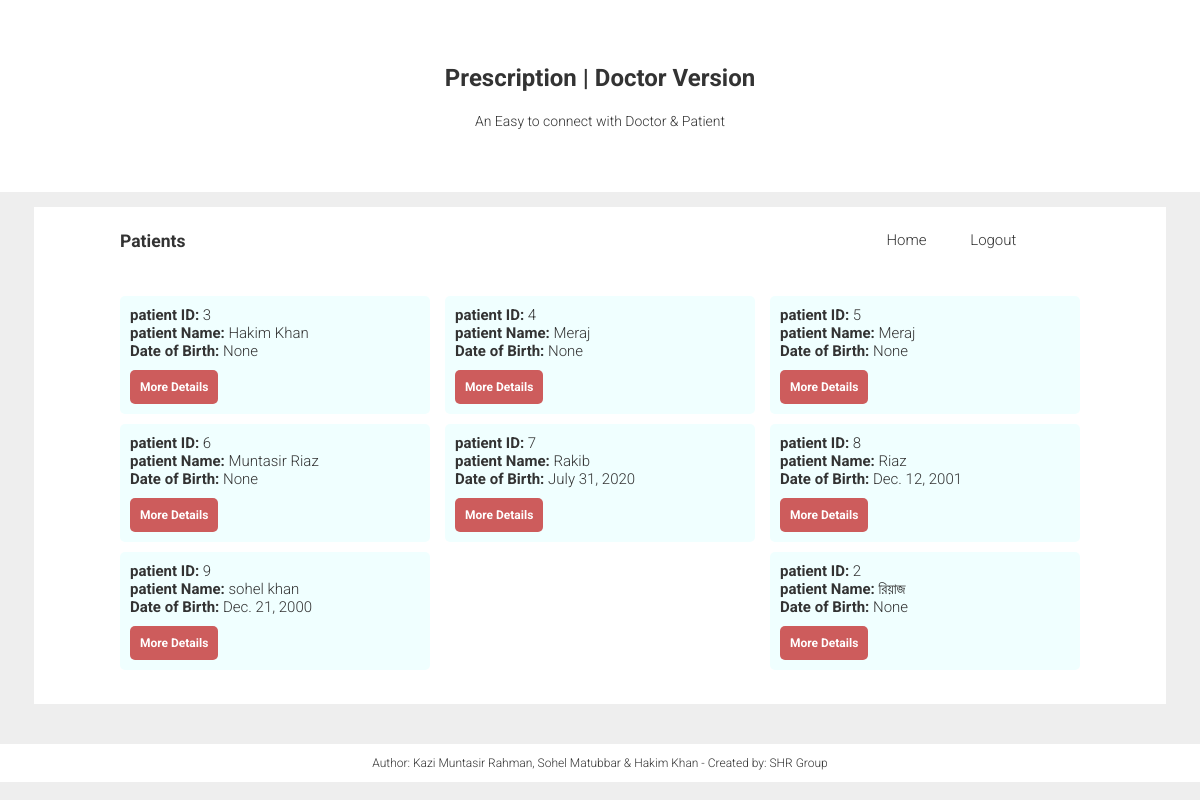
/ (signed in), run on the app's committed database.
### core/models.py (models this page shows)
class User(AbstractBaseUser, PermissionsMixin):
    email = models.EmailField(max_length=254, unique=True)
    name = models.CharField(max_length=254, null=True, blank=True)
    nid = models.CharField(max_length=25,unique=True)
    gender = models.CharField(max_length=20,null=True)
    is_staff = models.BooleanField(default=False)
    is_doctor = models.BooleanField(default=False)
    dob = models.DateField(auto_now=False, auto_now_add=False,null=True)
    is_superuser = models.BooleanField(default=False)
    is_active = models.BooleanField(default=True)
    last_login = models.DateTimeField(null=True, blank=True)
    date_joined = models.DateTimeField(auto_now_add=True)
    USERNAME_FIELD = 'email'
    EMAIL_FIELD = 'email'
    REQUIRED_FIELDS = ["name","nid"]
    objects = UserManager()

### core/views.py (the view)
# urls.py: path('',HomepageView.as_view(),name="home"),
class HomepageView(LoginRequiredMixin,View):
  login_url = "/account/login"
  redirect_field_name = "next"
  template_name = "index.html"
  def get(self,request,*args, **kwargs):
    if request.user.is_doctor:
      context = {}
      context["patients"] = User.objects.all().filter(is_doctor=False).order_by("name")
      return render(request,self.template_name,context)
    else:
      return redirect(reverse("profile"))

### templates/index.html (shortened to what this page needs)
<!DOCTYPE html>
<html lang="en">
  <head>
    {% load static %}
    <link rel="stylesheet" href=" {% static './css/style.css' %} ">
	<link rel="stylesheet" href="{% static 'css/demo.css' %}">
  </head>
  <body>
 <header class="intro">
 <h1>Prescription | Doctor Version</h1>
 <p>An Easy to connect with Doctor & Patient</p>
 </header>
 <main>
   <div class="container">
    <header class="header">
      <h3 class="header-logo">Patients</h3>
      <nav class="header-nav">
        <ul>
          <li><a href="/">Home</a></li>
          <li><a href=" {% url 'logout' %}">Logout</a></li>
        </ul>
      </nav>
    </header>
    <div class="patients">
      {% for patient in patients %}
        <div class="patient">
          <div class="patient-name"><span>patient ID:</span> {{patient.id}}</div>
          <div class="patient-name"><span>patient Name:</span> {{patient.name}}</div>
          <div class="patient-description"><span>Date of Birth:</span> {{patient.dob}}</div>
          <div class="patient-add-to-cart">
            <a href=" {% url 'patient' pk=patient.id %}" class="button see-more">More Details</a>
          </div>
        </div>
      {% endfor %}
</div>
 </main>
  <footer class="credit">Author: Kazi Muntasir Rahman, Sohel Matubbar & Hakim Khan - Created by: <a title="Awesome web design code & scripts" href="github.com/cse07/prescriptions" target="_blank">SHR Group</a></footer>
  </body>
</html>

### static/css/style.css (style rules this page uses)
* { box-sizing: border-box; }
body { margin: 0; padding: 0; font-family: 'Open Sans', sans-serif; font-size: 16px; background: cornsilk; color: #333; }
a { text-decoration: none; }
.button { padding: 10px; border-radius: 5px; display: inline-block; background: steelblue; color: white; font-size: 12px; font-weight: bold; }
.container { max-width: 960px; width: 100%; margin: 0 auto; }
.header { overflow: hidden; height: 65px; }
.header a { color: inherit; }
.header-logo { float: left; }
.header-nav { float: right; }
.header-nav ul li { display: inline-block; margin: 0 20px; }
.patients { display: flex; flex-wrap: wrap; justify-content: space-between; }
.patient { display: flex; flex-direction: column; justify-content: space-between; max-width: 310px; width: 100%; padding: 10px; margin-bottom: 10px; border-radius: 5px; background: azure; }
.patient span { font-weight: bold; }
.patient-add-to-cart { overflow: hidden; clear: both; margin-top: 10px; }
.see-more { float: left; background: indianred; }

### static/css/demo.css (style rules this page uses)
* { margin: 0; padding: 0; }
body { font-family: 'Roboto', sans-serif; font-style: normal; font-weight: 300; font-smoothing: antialiased; -webkit-font-smoothing: antialiased; -moz-osx-font-smoothing: grayscale; font-size: 15px; background: #eee; }
.intro { background: #fff; padding: 60px 30px; color: #333; margin-bottom: 15px; line-height: 1.5; text-align: center; }
.intro h1 { font-size: 18pt; padding-bottom: 15px; }
.intro p { font-size: 14px; }
.credit { background: #fff; padding: 12px; font-size: 9pt; text-align: center; color: #333; margin-top: 40px; }
.credit a { color: #333; text-decoration: none; }
main { background: #fff; padding:: 20px; }
@media only screen and (min-width: 1160px) { main { max-width: 1132px; margin-left: auto; margin-right: auto; padding: 24px; } }

### data on the page
User: id "3", name "Hakim Khan", dob "None"
User: id "4", name "Meraj", dob "None"
User: id "5", name "Meraj", dob "None"
User: id "6", name "Muntasir Riaz", dob "None"
User: id "7", name "Rakib", dob "July 31, 2020"
User: id "8", name "Riaz", dob "Dec. 12, 2001"
User: id "9", name "sohel khan", dob "Dec. 21, 2000"
User: id "2", name "রিয়াজ", dob "None"
